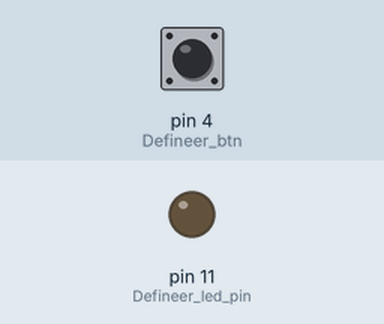
Bench run of a sketch on a simulated Arduino Uno, built with avr-gcc and run on an emulated ATmega328P. Shown: output pins drawn as LEDs (lit = HIGH). The test bench sets the inputs (shaded band); at power-on: pin 4 (Defineer_btn) LOW.

Above: at 1.2 s.
1.3 s: pin 4 (Defineer_btn) pulled HIGH for 0.15 s
At 2.1 s:
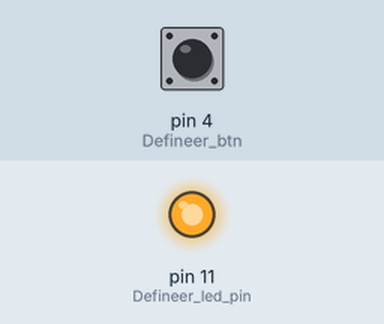
2.9 s: pin 4 (Defineer_btn) pulled HIGH for 1 s
At 3.3 s:
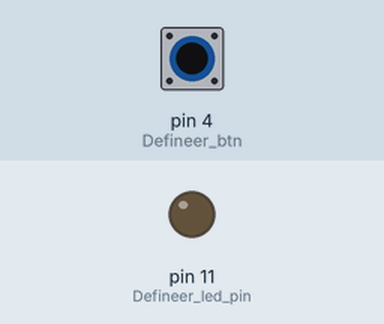
5.4 s: pin 4 (Defineer_btn) pulled HIGH for 3.2 s
At 6.4 s:
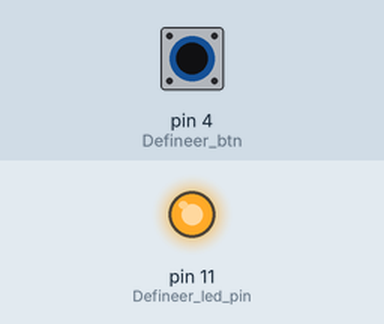
Timing chart, 0 to 8.4 s (numbered marks = the images above; inputs shaded):
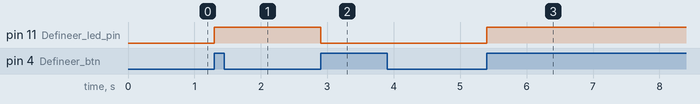

The sketch:

opdracht-3.ino
```cpp
int state = false; // Button status variable
int count = 0; // Aan of uit

void setup() {
  pinMode(4, INPUT); // Defineer btn
  pinMode(11, OUTPUT); // Defineer led pin
}

void loop() {
  int button = digitalRead(4); // Lees btn uit


  if(button == HIGH) { // Als btn ingedrukt is
    if(state == false) { // Check of button momenteel niet ingedrukt is


      if(count == 0) { // Als led uit staat (zet naar aan)
          count = 1;
          digitalWrite(11, HIGH);

        }
        else { // Als led aan staan (zet naar uit)
          count = 0;
          digitalWrite(11, LOW);
        }
      }

      state = true; // Zet state op true
      delay(50);
    }

    if(state == true) { // Check of de button ingedrukt was
      if(button == LOW) { // Als btn niet langer ingedrukt is
        state = false;
        delay(50);
      }
    }

}
```

Measured:
- after the input at 1.3 s, pin 11 (Defineer_led_pin): LOW → HIGH at once
- after the input at 2.9 s, pin 11 (Defineer_led_pin): HIGH → LOW at once
- after the input at 5.4 s, pin 11 (Defineer_led_pin): LOW → HIGH at once
